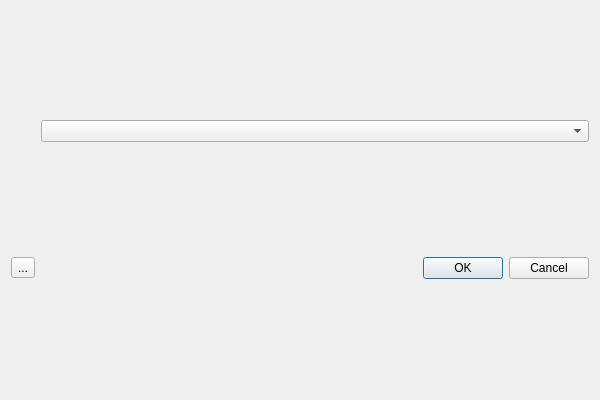
<?xml version="1.0" encoding="UTF-8"?>
<ui version="4.0">
 <class>WidgetTestClass</class>
 <widget class="QWidget" name="WidgetTestClass">
  <property name="geometry">
   <rect>
    <x>0</x>
    <y>0</y>
    <width>600</width>
    <height>400</height>
   </rect>
  </property>
  <property name="windowTitle">
   <string>WidgetTest</string>
  </property>
  <layout class="QGridLayout" name="gridLayout">
   <item row="0" column="1">
    <widget class="QComboBox" name="comboBox"/>
   </item>
   <item row="1" column="1">
    <widget class="QDialogButtonBox" name="buttonBox">
     <property name="standardButtons">
      <set>QDialogButtonBox::StandardButton::Cancel|QDialogButtonBox::StandardButton::Ok</set>
     </property>
    </widget>
   </item>
   <item row="1" column="0">
    <widget class="QToolButton" name="toolButton">
     <property name="text">
      <string>...</string>
     </property>
    </widget>
   </item>
  </layout>
 </widget>
 <layoutdefault spacing="6" margin="11"/>
 <resources/>
 <connections/>
</ui>
